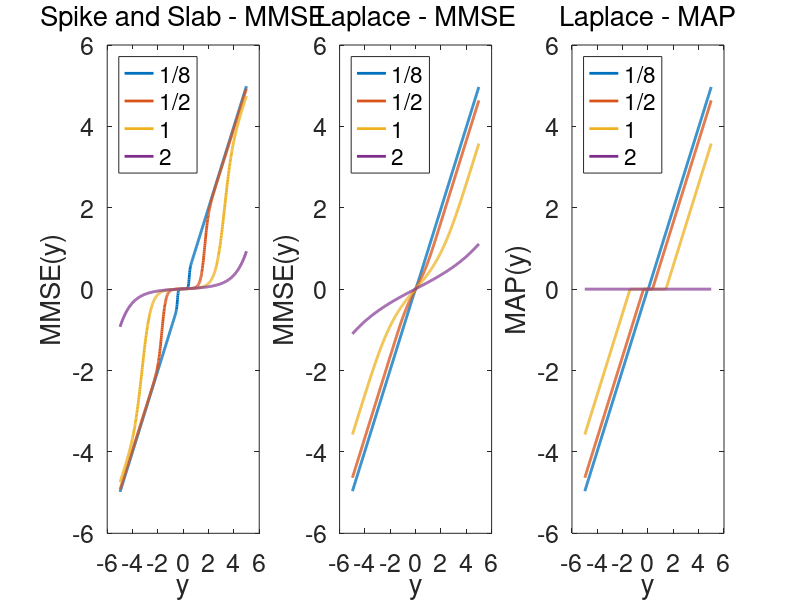

Write the MATLAB code that produced this figure.
clear all

try
    ccc=openfig('mmse.fig');
catch
    disp('missing figure file')
end



% spike and slab



y = -5:.015:5;


subplot(1,3,1);
alpha = .95;
tau = sqrt(1/(1-alpha)); % make it unit variance


% noise variances
sigmas = [ 1/8 1/2 1 2];

for isigma = 1:length(sigmas)
    sigma = sigmas(isigma);   
    py = alpha / sigma /sqrt(2*pi) * exp( - y.^2 / 2/sigma^2) +  (1-alpha) / sqrt(sigma^2+tau^2) /sqrt(2*pi) * exp( - y.^2 / 2/(sigma^2+tau^2));    
    MMSE(:,isigma) = y(2:end) + sigma^2 * ( log(py(2:end)) - log(py(1:end-1)) )/(y(2)-y(1));
end
plot(y(2:end),MMSE,'linewidth',2)
set(gca,'fontsize',18)
legend('1/8','1/2','1','2','Location','NorthWest');
title('Spike and Slab - MMSE','FontWeight','normal');
xlabel('y');
ylabel('MMSE(y)');





subplot(1,3,2);
lambda = sqrt(2); % make it unit variance
for isigma = 1:length(sigmas)
    sigma = sigmas(isigma);    
    py = lambda/4 * exp( lambda^2 * sigma^2 / 2 - lambda * y) .* ( 1 - erf((lambda *sigma -y/sigma)/sqrt(2))) +   lambda/4 * exp( lambda^2 * sigma^2 / 2 + lambda *  y) .* ( 1 - erf((lambda*sigma+y/sigma)/sqrt(2)))    
    MMSE(:,isigma) = y(2:end) + sigma^2 * ( log(py(2:end)) - log(py(1:end-1)) )/(y(2)-y(1));
    MAP(:,isigma) = sign(y(2:end)) .* max( abs(y(2:end)) - lambda * sigma^2 , 0);   
end
plot(y(2:end),MMSE,'linewidth',2); 
set(gca,'fontsize',18)
legend('1/8','1/2','1','2','Location','NorthWest');
title('Laplace - MMSE','FontWeight','normal');
xlabel('y');
ylabel('MMSE(y)');


subplot(1,3,3);
plot(y(2:end),MAP,'linewidth',2);  
set(gca,'fontsize',18)
legend('1/8','1/2','1','2','Location','NorthWest');
title('Laplace - MAP','FontWeight','normal');
xlabel('y');
ylabel('MAP(y)');


try
    print('-depsc', 'MMSE.eps');
    close(ccc)
catch
    disp('missing figure file')
end




% alpha = 0;
% tau = sqrt(1/(1-alpha));
% 
% 
% for isigma = 1:length(sigmas)
%     sigma = sigmas(isigma);
%     
%     py = alpha / sigma /sqrt(2*pi) * exp( - y.^2 / 2/sigma^2) +  (1-alpha) / sqrt(sigma^2+tau^2) /sqrt(2*pi) * exp( - y.^2 / 2/(sigma^2+tau^2));
%     
%     
%     MMSE(:,isigma) = y(2:end) + sigma^2 * ( log(py(2:end)) - log(py(1:end-1)) )/(y(2)-y(1));
% end
% plot(y(2:end),MMSE,'linewidth',2)
% set(gca,'fontsize',16)
% legend('1/8','1/2','1','2','Location','NorthWest');
% title('Gaussian','FontWeight','normal');
% xlabel('y');
% ylabel('MMSE(y)');
% 
% 
% 
